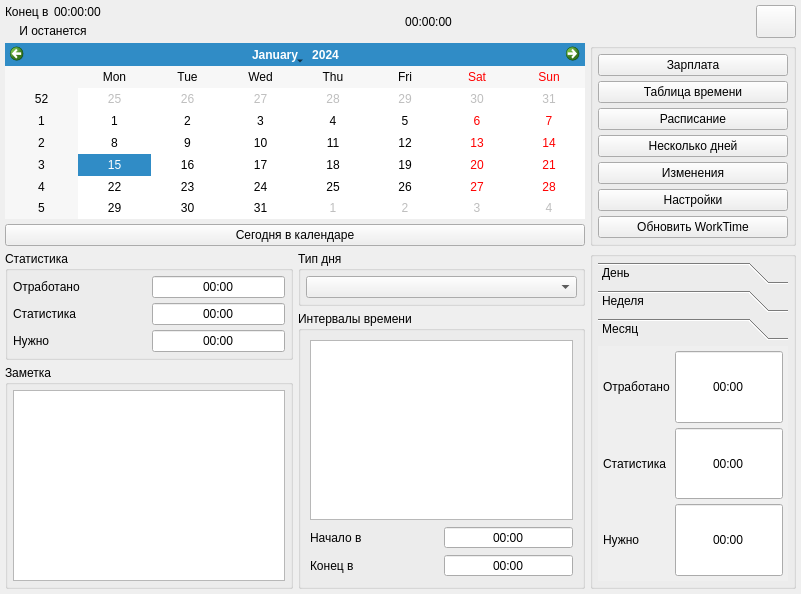
<?xml version="1.0" encoding="UTF-8"?>
<ui version="4.0">
 <class>WorkTimeWindow</class>
 <widget class="QWidget" name="WorkTimeWindow">
  <property name="geometry">
   <rect>
    <x>0</x>
    <y>0</y>
    <width>801</width>
    <height>594</height>
   </rect>
  </property>
  <property name="windowTitle">
   <string/>
  </property>
  <layout class="QGridLayout" name="gridLayout_7">
   <property name="leftMargin">
    <number>5</number>
   </property>
   <property name="topMargin">
    <number>5</number>
   </property>
   <property name="rightMargin">
    <number>5</number>
   </property>
   <property name="bottomMargin">
    <number>5</number>
   </property>
   <property name="spacing">
    <number>5</number>
   </property>
   <item row="1" column="0" colspan="2">
    <widget class="QCalendarWidget" name="WorkCalendar">
     <property name="sizePolicy">
      <sizepolicy hsizetype="Expanding" vsizetype="Expanding">
       <horstretch>0</horstretch>
       <verstretch>0</verstretch>
      </sizepolicy>
     </property>
    </widget>
   </item>
   <item row="2" column="0" colspan="2">
    <widget class="QPushButton" name="TodayButton">
     <property name="sizePolicy">
      <sizepolicy hsizetype="Expanding" vsizetype="Minimum">
       <horstretch>0</horstretch>
       <verstretch>0</verstretch>
      </sizepolicy>
     </property>
     <property name="text">
      <string>Сегодня в календаре</string>
     </property>
    </widget>
   </item>
   <item row="3" column="0">
    <layout class="QVBoxLayout" name="verticalLayout_2">
     <item>
      <widget class="QGroupBox" name="StatisticToDayGBox">
       <property name="sizePolicy">
        <sizepolicy hsizetype="Expanding" vsizetype="Preferred">
         <horstretch>0</horstretch>
         <verstretch>0</verstretch>
        </sizepolicy>
       </property>
       <property name="title">
        <string>Статистика</string>
       </property>
       <layout class="QGridLayout" name="gridLayout">
        <property name="leftMargin">
         <number>5</number>
        </property>
        <property name="topMargin">
         <number>5</number>
        </property>
        <property name="rightMargin">
         <number>5</number>
        </property>
        <property name="bottomMargin">
         <number>5</number>
        </property>
        <property name="spacing">
         <number>5</number>
        </property>
        <item row="0" column="0">
         <widget class="QLabel" name="WorkedToDayLabel">
          <property name="sizePolicy">
           <sizepolicy hsizetype="Expanding" vsizetype="Preferred">
            <horstretch>0</horstretch>
            <verstretch>0</verstretch>
           </sizepolicy>
          </property>
          <property name="text">
           <string>Отработано</string>
          </property>
         </widget>
        </item>
        <item row="0" column="1">
         <widget class="QLineEdit" name="WorkedToDayValue">
          <property name="text">
           <string>00:00</string>
          </property>
          <property name="alignment">
           <set>Qt::AlignCenter</set>
          </property>
         </widget>
        </item>
        <item row="1" column="0">
         <widget class="QLabel" name="StatisticToDayLabel">
          <property name="sizePolicy">
           <sizepolicy hsizetype="Expanding" vsizetype="Preferred">
            <horstretch>0</horstretch>
            <verstretch>0</verstretch>
           </sizepolicy>
          </property>
          <property name="text">
           <string>Статистика</string>
          </property>
         </widget>
        </item>
        <item row="1" column="1">
         <widget class="QLineEdit" name="StatisticToDayValue">
          <property name="text">
           <string>00:00</string>
          </property>
          <property name="alignment">
           <set>Qt::AlignCenter</set>
          </property>
         </widget>
        </item>
        <item row="2" column="0">
         <widget class="QLabel" name="NeedToDayLabel">
          <property name="sizePolicy">
           <sizepolicy hsizetype="Expanding" vsizetype="Preferred">
            <horstretch>0</horstretch>
            <verstretch>0</verstretch>
           </sizepolicy>
          </property>
          <property name="text">
           <string>Нужно</string>
          </property>
         </widget>
        </item>
        <item row="2" column="1">
         <widget class="QLineEdit" name="NeedToDayValue">
          <property name="text">
           <string>00:00</string>
          </property>
          <property name="alignment">
           <set>Qt::AlignCenter</set>
          </property>
         </widget>
        </item>
       </layout>
      </widget>
     </item>
     <item>
      <widget class="QGroupBox" name="NoteGBox">
       <property name="sizePolicy">
        <sizepolicy hsizetype="Expanding" vsizetype="Preferred">
         <horstretch>0</horstretch>
         <verstretch>0</verstretch>
        </sizepolicy>
       </property>
       <property name="title">
        <string>Заметка</string>
       </property>
       <layout class="QHBoxLayout" name="horizontalLayout">
        <property name="spacing">
         <number>5</number>
        </property>
        <property name="leftMargin">
         <number>5</number>
        </property>
        <property name="topMargin">
         <number>5</number>
        </property>
        <property name="rightMargin">
         <number>5</number>
        </property>
        <property name="bottomMargin">
         <number>5</number>
        </property>
        <item>
         <widget class="QTextEdit" name="NoteEdit">
          <property name="sizePolicy">
           <sizepolicy hsizetype="Expanding" vsizetype="Maximum">
            <horstretch>0</horstretch>
            <verstretch>0</verstretch>
           </sizepolicy>
          </property>
         </widget>
        </item>
       </layout>
      </widget>
     </item>
    </layout>
   </item>
   <item row="3" column="1">
    <layout class="QVBoxLayout" name="verticalLayout_4">
     <item>
      <widget class="QGroupBox" name="TypeDayGBox">
       <property name="sizePolicy">
        <sizepolicy hsizetype="Expanding" vsizetype="Minimum">
         <horstretch>0</horstretch>
         <verstretch>0</verstretch>
        </sizepolicy>
       </property>
       <property name="title">
        <string>Тип дня</string>
       </property>
       <layout class="QHBoxLayout" name="horizontalLayout_2">
        <property name="spacing">
         <number>5</number>
        </property>
        <property name="leftMargin">
         <number>5</number>
        </property>
        <property name="topMargin">
         <number>5</number>
        </property>
        <property name="rightMargin">
         <number>5</number>
        </property>
        <property name="bottomMargin">
         <number>5</number>
        </property>
        <item>
         <widget class="QComboBox" name="TypeDayCBox">
          <property name="sizePolicy">
           <sizepolicy hsizetype="Preferred" vsizetype="Expanding">
            <horstretch>0</horstretch>
            <verstretch>0</verstretch>
           </sizepolicy>
          </property>
         </widget>
        </item>
       </layout>
      </widget>
     </item>
     <item>
      <widget class="QGroupBox" name="IntervalsGBox">
       <property name="sizePolicy">
        <sizepolicy hsizetype="Expanding" vsizetype="Expanding">
         <horstretch>0</horstretch>
         <verstretch>0</verstretch>
        </sizepolicy>
       </property>
       <property name="title">
        <string>Интервалы времени</string>
       </property>
       <layout class="QVBoxLayout" name="verticalLayout_3">
        <item>
         <widget class="QListWidget" name="IntervalsList"/>
        </item>
        <item>
         <layout class="QGridLayout" name="gridLayout_2">
          <property name="spacing">
           <number>5</number>
          </property>
          <item row="0" column="0">
           <widget class="QLabel" name="TimeStartLabel">
            <property name="text">
             <string>Начало в</string>
            </property>
           </widget>
          </item>
          <item row="0" column="1">
           <widget class="QTimeEdit" name="TimeStartValue">
            <property name="alignment">
             <set>Qt::AlignCenter</set>
            </property>
            <property name="buttonSymbols">
             <enum>QAbstractSpinBox::NoButtons</enum>
            </property>
            <property name="displayFormat">
             <string>hh:mm</string>
            </property>
           </widget>
          </item>
          <item row="1" column="0">
           <widget class="QLabel" name="TimeEndLabel">
            <property name="text">
             <string>Конец в</string>
            </property>
           </widget>
          </item>
          <item row="1" column="1">
           <widget class="QTimeEdit" name="TimeEndValue">
            <property name="alignment">
             <set>Qt::AlignCenter</set>
            </property>
            <property name="buttonSymbols">
             <enum>QAbstractSpinBox::NoButtons</enum>
            </property>
            <property name="displayFormat">
             <string>hh:mm</string>
            </property>
           </widget>
          </item>
         </layout>
        </item>
       </layout>
      </widget>
     </item>
    </layout>
   </item>
   <item row="3" column="2">
    <widget class="QGroupBox" name="StatisticGBox">
     <property name="sizePolicy">
      <sizepolicy hsizetype="Fixed" vsizetype="Expanding">
       <horstretch>0</horstretch>
       <verstretch>0</verstretch>
      </sizepolicy>
     </property>
     <property name="maximumSize">
      <size>
       <width>260</width>
       <height>16777215</height>
      </size>
     </property>
     <property name="title">
      <string/>
     </property>
     <property name="alignment">
      <set>Qt::AlignLeading|Qt::AlignLeft|Qt::AlignVCenter</set>
     </property>
     <layout class="QVBoxLayout" name="verticalLayout_6">
      <property name="spacing">
       <number>5</number>
      </property>
      <property name="leftMargin">
       <number>5</number>
      </property>
      <property name="topMargin">
       <number>5</number>
      </property>
      <property name="rightMargin">
       <number>5</number>
      </property>
      <property name="bottomMargin">
       <number>5</number>
      </property>
      <item>
       <widget class="QToolBox" name="StatisticToolBox">
        <property name="currentIndex">
         <number>2</number>
        </property>
        <widget class="QWidget" name="DayPage">
         <property name="geometry">
          <rect>
           <x>0</x>
           <y>0</y>
           <width>236</width>
           <height>159</height>
          </rect>
         </property>
         <attribute name="label">
          <string>День</string>
         </attribute>
         <layout class="QGridLayout" name="gridLayout_4">
          <property name="leftMargin">
           <number>5</number>
          </property>
          <property name="topMargin">
           <number>5</number>
          </property>
          <property name="rightMargin">
           <number>5</number>
          </property>
          <property name="bottomMargin">
           <number>5</number>
          </property>
          <property name="spacing">
           <number>5</number>
          </property>
          <item row="0" column="0">
           <widget class="QLabel" name="WorkedDayLabel">
            <property name="sizePolicy">
             <sizepolicy hsizetype="Expanding" vsizetype="Preferred">
              <horstretch>0</horstretch>
              <verstretch>0</verstretch>
             </sizepolicy>
            </property>
            <property name="text">
             <string>Отработано</string>
            </property>
           </widget>
          </item>
          <item row="0" column="1">
           <widget class="QLineEdit" name="WorkedDayValue">
            <property name="sizePolicy">
             <sizepolicy hsizetype="Expanding" vsizetype="Expanding">
              <horstretch>0</horstretch>
              <verstretch>0</verstretch>
             </sizepolicy>
            </property>
            <property name="text">
             <string>00:00</string>
            </property>
            <property name="alignment">
             <set>Qt::AlignCenter</set>
            </property>
           </widget>
          </item>
          <item row="1" column="0">
           <widget class="QLabel" name="StatisticDayLabel">
            <property name="sizePolicy">
             <sizepolicy hsizetype="Expanding" vsizetype="Preferred">
              <horstretch>0</horstretch>
              <verstretch>0</verstretch>
             </sizepolicy>
            </property>
            <property name="text">
             <string>Статистика</string>
            </property>
           </widget>
          </item>
          <item row="1" column="1">
           <widget class="QLineEdit" name="StatisticDayValue">
            <property name="sizePolicy">
             <sizepolicy hsizetype="Expanding" vsizetype="Expanding">
              <horstretch>0</horstretch>
              <verstretch>0</verstretch>
             </sizepolicy>
            </property>
            <property name="text">
             <string>00:00</string>
            </property>
            <property name="alignment">
             <set>Qt::AlignCenter</set>
            </property>
           </widget>
          </item>
          <item row="2" column="0">
           <widget class="QLabel" name="NeedDayLabel">
            <property name="sizePolicy">
             <sizepolicy hsizetype="Expanding" vsizetype="Preferred">
              <horstretch>0</horstretch>
              <verstretch>0</verstretch>
             </sizepolicy>
            </property>
            <property name="text">
             <string>Нужно</string>
            </property>
           </widget>
          </item>
          <item row="2" column="1">
           <widget class="QTimeEdit" name="NeedDayValue">
            <property name="sizePolicy">
             <sizepolicy hsizetype="Minimum" vsizetype="Expanding">
              <horstretch>0</horstretch>
              <verstretch>0</verstretch>
             </sizepolicy>
            </property>
            <property name="alignment">
             <set>Qt::AlignCenter</set>
            </property>
            <property name="buttonSymbols">
             <enum>QAbstractSpinBox::NoButtons</enum>
            </property>
            <property name="displayFormat">
             <string>hh:mm</string>
            </property>
           </widget>
          </item>
         </layout>
        </widget>
        <widget class="QWidget" name="WeekPage">
         <property name="geometry">
          <rect>
           <x>0</x>
           <y>0</y>
           <width>236</width>
           <height>159</height>
          </rect>
         </property>
         <attribute name="label">
          <string>Неделя</string>
         </attribute>
         <layout class="QGridLayout" name="gridLayout_5">
          <property name="leftMargin">
           <number>5</number>
          </property>
          <property name="topMargin">
           <number>5</number>
          </property>
          <property name="rightMargin">
           <number>5</number>
          </property>
          <property name="bottomMargin">
           <number>5</number>
          </property>
          <property name="spacing">
           <number>5</number>
          </property>
          <item row="0" column="0">
           <widget class="QLabel" name="WorkedWeekLabel">
            <property name="sizePolicy">
             <sizepolicy hsizetype="Expanding" vsizetype="Preferred">
              <horstretch>0</horstretch>
              <verstretch>0</verstretch>
             </sizepolicy>
            </property>
            <property name="text">
             <string>Отработано</string>
            </property>
           </widget>
          </item>
          <item row="0" column="1">
           <widget class="QLineEdit" name="WorkedWeekValue">
            <property name="sizePolicy">
             <sizepolicy hsizetype="Expanding" vsizetype="Expanding">
              <horstretch>0</horstretch>
              <verstretch>0</verstretch>
             </sizepolicy>
            </property>
            <property name="text">
             <string>00:00</string>
            </property>
            <property name="alignment">
             <set>Qt::AlignCenter</set>
            </property>
           </widget>
          </item>
          <item row="1" column="0">
           <widget class="QLabel" name="StatisticWeekLabel">
            <property name="sizePolicy">
             <sizepolicy hsizetype="Expanding" vsizetype="Preferred">
              <horstretch>0</horstretch>
              <verstretch>0</verstretch>
             </sizepolicy>
            </property>
            <property name="text">
             <string>Статистика</string>
            </property>
           </widget>
          </item>
          <item row="1" column="1">
           <widget class="QLineEdit" name="StatisticWeekValue">
            <property name="sizePolicy">
             <sizepolicy hsizetype="Expanding" vsizetype="Expanding">
              <horstretch>0</horstretch>
              <verstretch>0</verstretch>
             </sizepolicy>
            </property>
            <property name="text">
             <string>00:00</string>
            </property>
            <property name="alignment">
             <set>Qt::AlignCenter</set>
            </property>
           </widget>
          </item>
          <item row="2" column="0">
           <widget class="QLabel" name="NeedWeekLabel">
            <property name="sizePolicy">
             <sizepolicy hsizetype="Expanding" vsizetype="Preferred">
              <horstretch>0</horstretch>
              <verstretch>0</verstretch>
             </sizepolicy>
            </property>
            <property name="text">
             <string>Нужно</string>
            </property>
           </widget>
          </item>
          <item row="2" column="1">
           <widget class="QLineEdit" name="NeedWeekValue">
            <property name="sizePolicy">
             <sizepolicy hsizetype="Expanding" vsizetype="Expanding">
              <horstretch>0</horstretch>
              <verstretch>0</verstretch>
             </sizepolicy>
            </property>
            <property name="text">
             <string>00:00</string>
            </property>
            <property name="alignment">
             <set>Qt::AlignCenter</set>
            </property>
           </widget>
          </item>
         </layout>
        </widget>
        <widget class="QWidget" name="MonthPage">
         <attribute name="label">
          <string>Месяц</string>
         </attribute>
         <layout class="QGridLayout" name="gridLayout_6">
          <property name="leftMargin">
           <number>5</number>
          </property>
          <property name="topMargin">
           <number>5</number>
          </property>
          <property name="rightMargin">
           <number>5</number>
          </property>
          <property name="bottomMargin">
           <number>5</number>
          </property>
          <property name="spacing">
           <number>5</number>
          </property>
          <item row="0" column="0">
           <widget class="QLabel" name="WorkedMonthLabel">
            <property name="sizePolicy">
             <sizepolicy hsizetype="Expanding" vsizetype="Preferred">
              <horstretch>0</horstretch>
              <verstretch>0</verstretch>
             </sizepolicy>
            </property>
            <property name="text">
             <string>Отработано</string>
            </property>
           </widget>
          </item>
          <item row="0" column="1">
           <widget class="QLineEdit" name="WorkedMonthValue">
            <property name="sizePolicy">
             <sizepolicy hsizetype="Expanding" vsizetype="Expanding">
              <horstretch>0</horstretch>
              <verstretch>0</verstretch>
             </sizepolicy>
            </property>
            <property name="text">
             <string>00:00</string>
            </property>
            <property name="alignment">
             <set>Qt::AlignCenter</set>
            </property>
           </widget>
          </item>
          <item row="1" column="0">
           <widget class="QLabel" name="StatisticMonthLabel">
            <property name="sizePolicy">
             <sizepolicy hsizetype="Expanding" vsizetype="Preferred">
              <horstretch>0</horstretch>
              <verstretch>0</verstretch>
             </sizepolicy>
            </property>
            <property name="text">
             <string>Статистика</string>
            </property>
           </widget>
          </item>
          <item row="1" column="1">
           <widget class="QLineEdit" name="StatisticMonthValue">
            <property name="sizePolicy">
             <sizepolicy hsizetype="Expanding" vsizetype="Expanding">
              <horstretch>0</horstretch>
              <verstretch>0</verstretch>
             </sizepolicy>
            </property>
            <property name="text">
             <string>00:00</string>
            </property>
            <property name="alignment">
             <set>Qt::AlignCenter</set>
            </property>
           </widget>
          </item>
          <item row="2" column="0">
           <widget class="QLabel" name="NeedMonthLabel">
            <property name="sizePolicy">
             <sizepolicy hsizetype="Expanding" vsizetype="Preferred">
              <horstretch>0</horstretch>
              <verstretch>0</verstretch>
             </sizepolicy>
            </property>
            <property name="text">
             <string>Нужно</string>
            </property>
           </widget>
          </item>
          <item row="2" column="1">
           <widget class="QLineEdit" name="NeedMonthValue">
            <property name="sizePolicy">
             <sizepolicy hsizetype="Expanding" vsizetype="Expanding">
              <horstretch>0</horstretch>
              <verstretch>0</verstretch>
             </sizepolicy>
            </property>
            <property name="text">
             <string>00:00</string>
            </property>
            <property name="alignment">
             <set>Qt::AlignCenter</set>
            </property>
           </widget>
          </item>
         </layout>
        </widget>
       </widget>
      </item>
     </layout>
    </widget>
   </item>
   <item row="1" column="2" rowspan="2">
    <widget class="QGroupBox" name="MenuGBox">
     <property name="sizePolicy">
      <sizepolicy hsizetype="Fixed" vsizetype="Expanding">
       <horstretch>0</horstretch>
       <verstretch>0</verstretch>
      </sizepolicy>
     </property>
     <property name="maximumSize">
      <size>
       <width>260</width>
       <height>16777215</height>
      </size>
     </property>
     <property name="title">
      <string/>
     </property>
     <layout class="QVBoxLayout" name="verticalLayout_5">
      <property name="spacing">
       <number>5</number>
      </property>
      <property name="leftMargin">
       <number>5</number>
      </property>
      <property name="topMargin">
       <number>5</number>
      </property>
      <property name="rightMargin">
       <number>5</number>
      </property>
      <property name="bottomMargin">
       <number>5</number>
      </property>
      <item>
       <widget class="QPushButton" name="SalaryButton">
        <property name="sizePolicy">
         <sizepolicy hsizetype="Minimum" vsizetype="Minimum">
          <horstretch>0</horstretch>
          <verstretch>0</verstretch>
         </sizepolicy>
        </property>
        <property name="text">
         <string>Зарплата</string>
        </property>
       </widget>
      </item>
      <item>
       <widget class="QPushButton" name="TableTimeButton">
        <property name="sizePolicy">
         <sizepolicy hsizetype="Minimum" vsizetype="Minimum">
          <horstretch>0</horstretch>
          <verstretch>0</verstretch>
         </sizepolicy>
        </property>
        <property name="text">
         <string>Таблица времени</string>
        </property>
       </widget>
      </item>
      <item>
       <widget class="QPushButton" name="ScheduleButton">
        <property name="sizePolicy">
         <sizepolicy hsizetype="Minimum" vsizetype="Minimum">
          <horstretch>0</horstretch>
          <verstretch>0</verstretch>
         </sizepolicy>
        </property>
        <property name="text">
         <string>Расписание</string>
        </property>
       </widget>
      </item>
      <item>
       <widget class="QPushButton" name="SeveralDaysButton">
        <property name="sizePolicy">
         <sizepolicy hsizetype="Minimum" vsizetype="Minimum">
          <horstretch>0</horstretch>
          <verstretch>0</verstretch>
         </sizepolicy>
        </property>
        <property name="text">
         <string>Несколько дней</string>
        </property>
       </widget>
      </item>
      <item>
       <widget class="QPushButton" name="ChangesButton">
        <property name="sizePolicy">
         <sizepolicy hsizetype="Minimum" vsizetype="Minimum">
          <horstretch>0</horstretch>
          <verstretch>0</verstretch>
         </sizepolicy>
        </property>
        <property name="text">
         <string>Изменения</string>
        </property>
       </widget>
      </item>
      <item>
       <widget class="QPushButton" name="SettingsButton">
        <property name="sizePolicy">
         <sizepolicy hsizetype="Minimum" vsizetype="Minimum">
          <horstretch>0</horstretch>
          <verstretch>0</verstretch>
         </sizepolicy>
        </property>
        <property name="text">
         <string>Настройки</string>
        </property>
       </widget>
      </item>
      <item>
       <widget class="QPushButton" name="UpdateButton">
        <property name="sizePolicy">
         <sizepolicy hsizetype="Minimum" vsizetype="Minimum">
          <horstretch>0</horstretch>
          <verstretch>0</verstretch>
         </sizepolicy>
        </property>
        <property name="text">
         <string>Обновить WorkTime</string>
        </property>
       </widget>
      </item>
     </layout>
    </widget>
   </item>
   <item row="0" column="0" colspan="3">
    <layout class="QHBoxLayout" name="horizontalLayout_3">
     <item>
      <layout class="QGridLayout" name="gridLayout_3">
       <property name="spacing">
        <number>5</number>
       </property>
       <item row="0" column="0">
        <widget class="QLabel" name="EsapeLabel">
         <property name="sizePolicy">
          <sizepolicy hsizetype="Minimum" vsizetype="Minimum">
           <horstretch>0</horstretch>
           <verstretch>0</verstretch>
          </sizepolicy>
         </property>
         <property name="maximumSize">
          <size>
           <width>16777215</width>
           <height>25</height>
          </size>
         </property>
         <property name="text">
          <string>Конец в</string>
         </property>
        </widget>
       </item>
       <item row="0" column="1">
        <widget class="QLabel" name="EscapeValue">
         <property name="sizePolicy">
          <sizepolicy hsizetype="Minimum" vsizetype="Minimum">
           <horstretch>0</horstretch>
           <verstretch>0</verstretch>
          </sizepolicy>
         </property>
         <property name="maximumSize">
          <size>
           <width>16777215</width>
           <height>25</height>
          </size>
         </property>
         <property name="text">
          <string>00:00:00</string>
         </property>
        </widget>
       </item>
       <item row="1" column="0" colspan="2">
        <widget class="QLabel" name="EsapeInfo">
         <property name="sizePolicy">
          <sizepolicy hsizetype="Minimum" vsizetype="Minimum">
           <horstretch>0</horstretch>
           <verstretch>0</verstretch>
          </sizepolicy>
         </property>
         <property name="maximumSize">
          <size>
           <width>16777215</width>
           <height>25</height>
          </size>
         </property>
         <property name="text">
          <string>И останется</string>
         </property>
         <property name="alignment">
          <set>Qt::AlignCenter</set>
         </property>
        </widget>
       </item>
      </layout>
     </item>
     <item>
      <widget class="QLabel" name="ReverseTimer">
       <property name="sizePolicy">
        <sizepolicy hsizetype="Expanding" vsizetype="Minimum">
         <horstretch>0</horstretch>
         <verstretch>0</verstretch>
        </sizepolicy>
       </property>
       <property name="maximumSize">
        <size>
         <width>16777215</width>
         <height>50</height>
        </size>
       </property>
       <property name="text">
        <string>00:00:00</string>
       </property>
       <property name="alignment">
        <set>Qt::AlignCenter</set>
       </property>
      </widget>
     </item>
     <item>
      <widget class="QPushButton" name="MenuButton">
       <property name="sizePolicy">
        <sizepolicy hsizetype="Minimum" vsizetype="Minimum">
         <horstretch>0</horstretch>
         <verstretch>0</verstretch>
        </sizepolicy>
       </property>
       <property name="maximumSize">
        <size>
         <width>16777215</width>
         <height>50</height>
        </size>
       </property>
       <property name="text">
        <string/>
       </property>
      </widget>
     </item>
    </layout>
   </item>
  </layout>
 </widget>
 <resources/>
 <connections/>
</ui>
